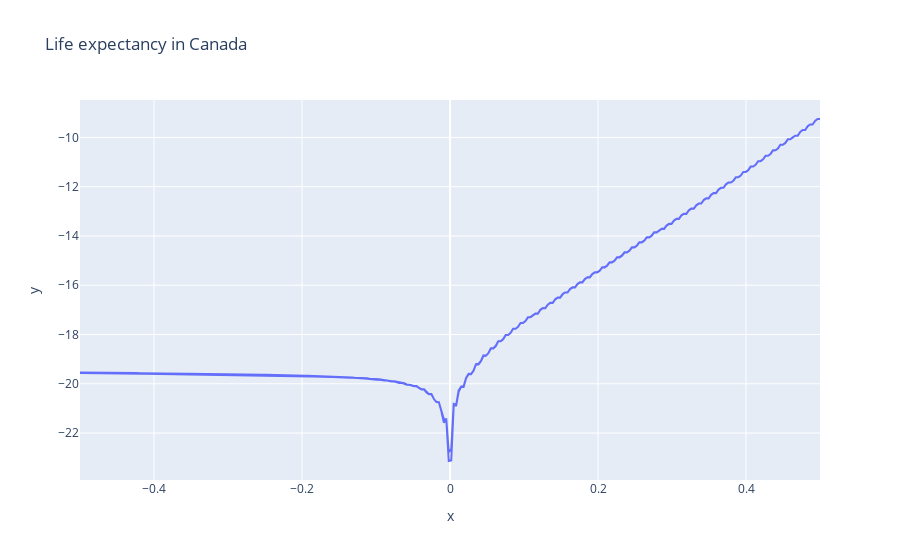

This figure's notebook cell:
### Code cell
df = px.data.gapminder().query("country=='Canada'")
fig = px.line(x=V, y=np.log(abs(I2)), title='Life expectancy in Canada')
fig.show()

### Figure 1 — Plotly figure (JSON) as saved in the notebook; plotly's stock layout.template omitted (floating-point values rounded to 4 significant figures; data arrays with more than 128 entries replaced by an {"elided": "..."} marker saying what was removed)
{"data": [{"hovertemplate": "x=%{x}<br>y=%{y}<extra></extra>", "legendgroup": "", "line": {"color": "#636efa", "dash": "solid"}, "marker": {"symbol": "circle"}, "mode": "lines", "name": "", "orientation": "v", "showlegend": false, "type": "scatter", "x": {"elided": "600 float values"}, "xaxis": "x", "y": {"elided": "600 float values"}, "yaxis": "y"}], "layout": {"legend": {"tracegroupgap": 0}, "title": {"text": "Life expectancy in Canada"}, "xaxis": {"anchor": "y", "domain": [0, 1], "title": {"text": "x"}}, "yaxis": {"anchor": "x", "domain": [0, 1], "title": {"text": "y"}}}}
